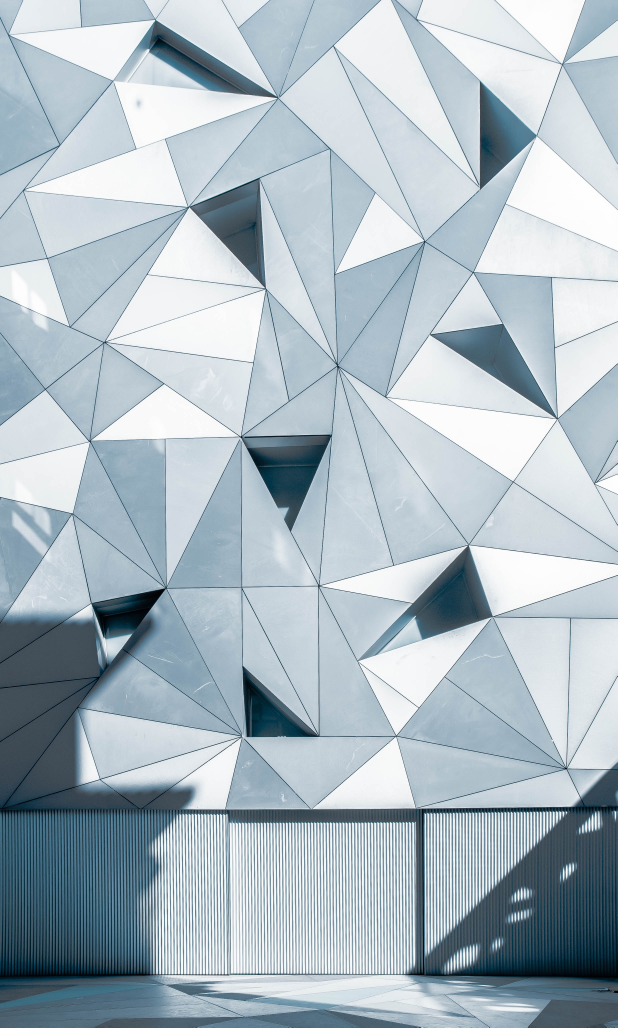
#> input picture Modules/OpenCV/shapes1.jpg, 2470 x 4109 px, found by its file name (shown at 1/4 size)
$ python 18linedetection.py
#> lines starting #> are read from the running program, lines starting #| are printed output that depends on the picture; after the words box and inside, x2 and y2 are one past the last pixel; in counts of white or black regions, pixels touching at a corner belong together; long printed decimals are rounded
import cv2
import numpy

img = cv2.imread('C:\\Users\\ashua\\OneDrive\\Desktop\\Coding\\Python\\Modules\\OpenCV\\shapes1.jpg')
#> img is the input picture: shape (4109, 2470, 3); mean B, G, R 195.2, 186.5, 172.3
img = cv2.pyrDown(img)
#> img: shape (2055, 1235, 3)
img = cv2.pyrDown(img)
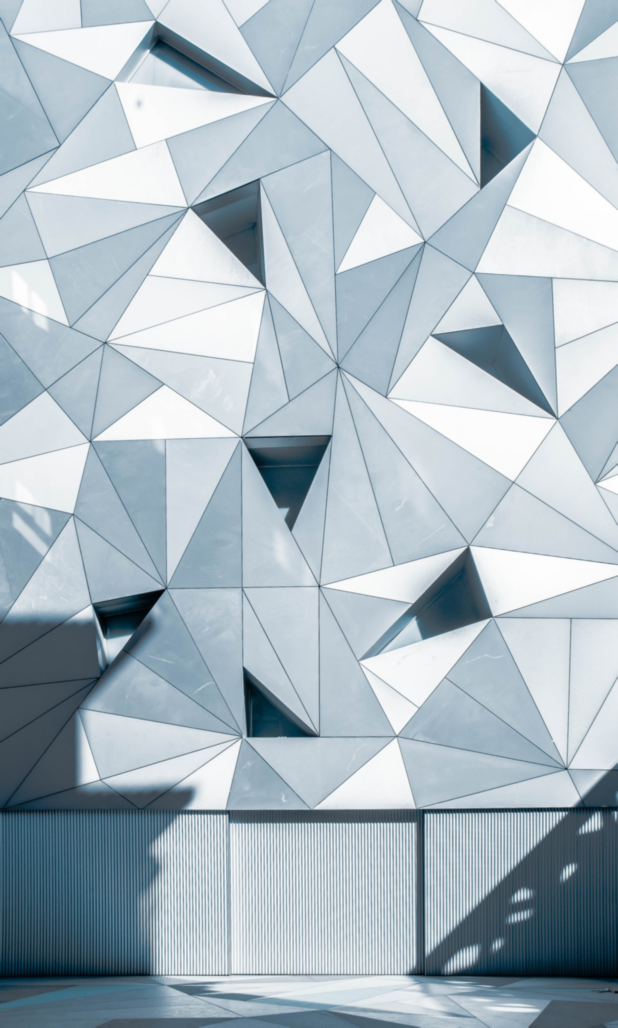
#> img: shape (1028, 618, 3); mean B, G, R 195.2, 186.5, 172.2

image = cv2.cvtColor(img,cv2.COLOR_BGR2GRAY)
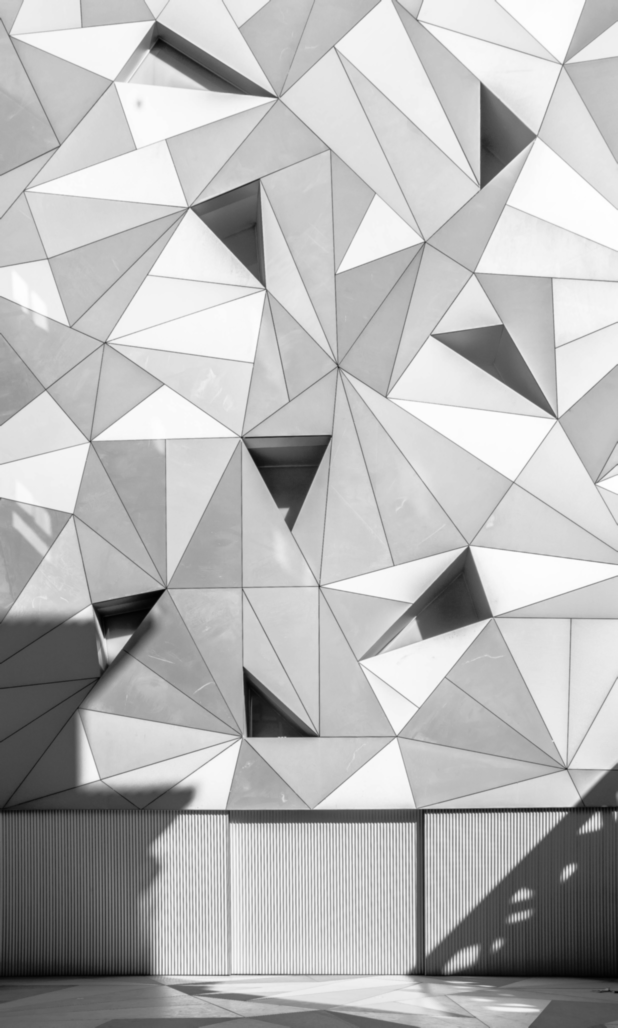
#> image: shape (1028, 618); min 2, max 254, mean 183.2

edges = cv2.Canny(image,50,150)
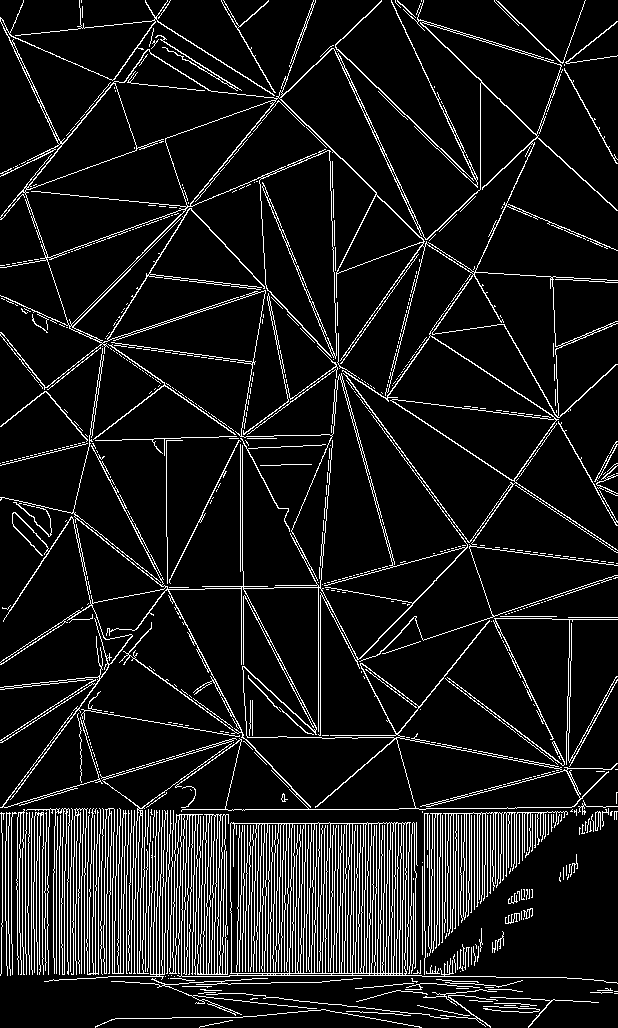
#> edges: shape (1028, 618); 9.9% white in thin lines or dots

lines = cv2.HoughLines(edges,1,numpy.pi/180,200)
#> lines = 162 rows, first 8: [973, 1.57], [968, 1.59], [823, 1.57], [129, 2.65], [809, 1.57], [118, 2.67], [-19, 2.67], [-17, 2.67]
print(lines[0])
#| [[973.          1.571]]

for r,theta in lines[0]:

    a = numpy.cos(theta)
    b = numpy.sin(theta)

    x0 = a*r
    y0 = b*r

    x1 = int(x0 + 1000*(-b))
    y1 = int(y0 + 1000*(a))

    x2 = int(x0 - 1000*(-b))
    y2 = int(y0 - 1000*(a))

    cv2.line(img,(x1,y1), (x2,y2), (0,0,255),2)
#> this loop made 1 pass
#> (r, theta, a, b, x0, y0, x1, y1) on pass 1: (973, 1.57, -4.37e-08, 1, -4.25e-05, 973, -1000, 972)
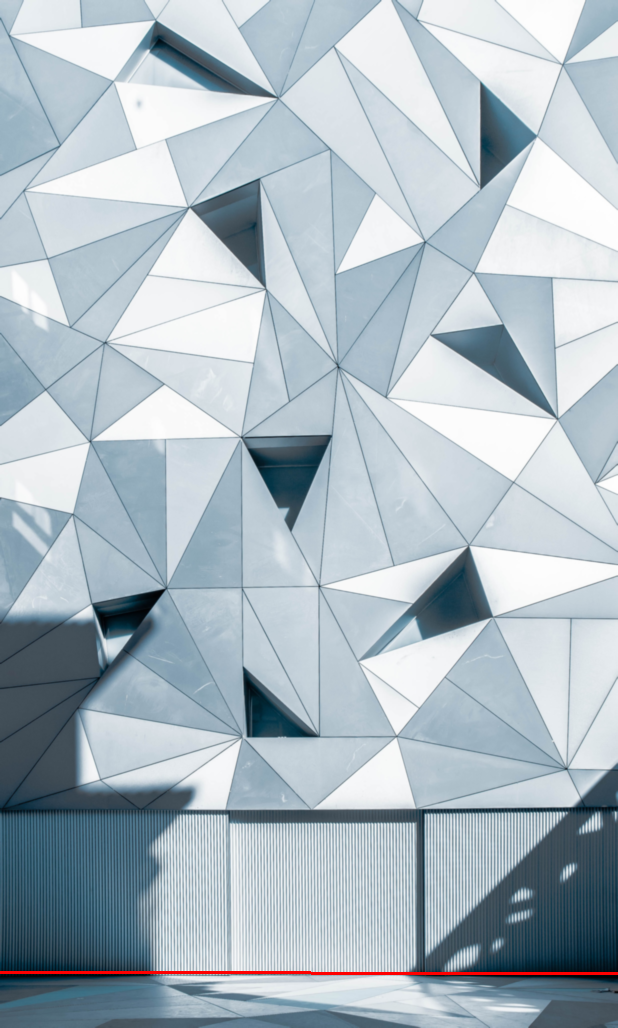
#> img: shape (1028, 618, 3); 0.29% of pixels changed, all inside (x1, y1, x2, y2) = (0, 971, 618, 975)

cv2.imshow('Image', image)
cv2.waitKey(0)
